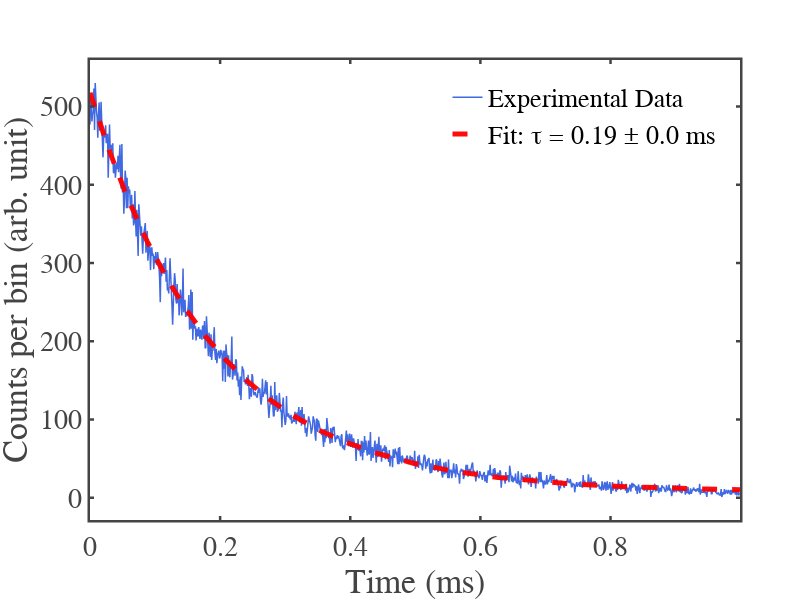

The cell this chart's notebook holds for it:
### Code cell
import numpy as np
import pandas as pd
import plotly.graph_objects as go
from scipy.optimize import curve_fit

# --- File path ---
file_path = r"C:\Users\Atanu\OneDrive\Desktop\research_work\paper\NaBiF4_PL_analysis\datas\6th Oct NaBiF4\1064nm_3.86mW_same_polarization\partial side on\lifetime measurements with 975nm\975nm_20mW.txt"

# --- Define exponential decay function with offset ---
def exp_decay(t, A, tau, C):
    return A * np.exp(-t / tau) + C

# --- Read data ---
data = pd.read_csv(file_path, sep=None, engine='python')

# --- Sanity: show original time range (assumed in ps) ---
orig_min = data["Time (ps)"].min()
orig_max = data["Time (ps)"].max()
print(f"Original Time (ps): min = {orig_min}, max = {orig_max}")

# --- Convert time from ps to ms ---
data["Time (ms)"] = data["Time (ps)"] * 1e-9

conv_min = data["Time (ms)"].min()
conv_max = data["Time (ms)"].max()
print(f"Converted Time (ms): min = {conv_min} ms, max = {conv_max} ms")

x = data["Time (ms)"].values
y = data["Counts per bin"].values

# --- Initial guesses for fitting (A, tau, C) ---
A_guess = y.max() - y.min()
tau_guess = (x[-1] - x[0]) / 5.0
C_guess = y.min()

# --- Curve fitting ---
try:
    popt, pcov = curve_fit(exp_decay, x, y, p0=[A_guess, tau_guess, C_guess], maxfev=20000)
    A_fit, tau_fit_ms, C_fit = popt  # τ in ms
    tau_std_ms = np.sqrt(np.abs(pcov[1, 1])) if pcov is not None else np.nan
except Exception as e:
    print("⚠️ Fit did not converge or raised an error:", e)
    A_fit, tau_fit_ms, C_fit = np.nan, np.nan, np.nan
    tau_std_ms = np.nan

# --- Print results ---
print(f"\nFit Results:")
print(f"A = {A_fit:.3g}")
print(f"τ = {tau_fit_ms:.4g} ± {tau_std_ms:.2g} ms")
print(f"C = {C_fit:.3g}")

# --- Generate fitted curve ---
x_fit = np.linspace(x.min(), x.max(), 1000)
y_fit = exp_decay(x_fit, A_fit, tau_fit_ms, C_fit)

# --- Custom Plotly Template ---
fig_template = go.layout.Template()
fig_template.layout = {
    'template': 'simple_white+presentation',
    'autosize': False,
    'width': 800,
    'height': 600,
    'xaxis': {
        'ticks': 'inside',
        'mirror': 'ticks',
        'linewidth': 2.5,
        'tickwidth': 2.5,
        'ticklen': 4,
        'showline': True,
        'showgrid': False,
        'zerolinecolor': 'white',
        # 'titlefont': dict(size=34),
        # 'tickfont': dict(size=30),
    },
    'yaxis': {
        'ticks': 'inside',
        'mirror': 'ticks',
        'linewidth': 2.5,
        'tickwidth': 2.5,
        'ticklen': 4,
        'showline': True,
        'showgrid': False,
        'zerolinecolor': 'white',
        # 'titlefont': dict(size=34),
        # 'tickfont': dict(size=30),
    },
    'font': {'family': 'mathjax', 'size': 30}
}

# --- Create figure ---
fig = go.Figure()

# --- Experimental Data ---
fig.add_trace(go.Scatter(
    x=x,
    y=y,
    mode='lines',
    name='Experimental Data',
    line=dict(width=1.5, color='royalblue'),
    marker=dict(size=6, color='royalblue', symbol='circle', opacity=0.6, line=dict(width=1.5, color='darkblue')),
    showlegend=True
))

# --- Fitted Curve ---
fig.add_trace(go.Scatter(
    x=x_fit,
    y=y_fit,
    mode='lines',
    name=f'Fit: τ = {tau_fit_ms:.2g} ± {np.round(tau_std_ms,2)} ms',
    line=dict(color='red', width=5, dash='dash'),
    opacity=0.95
))

# --- Layout styling ---
fig.update_layout(
    template=fig_template,
    xaxis_title="Time (ms)",
    yaxis_title="Counts per bin (arb. unit)",
    width=800,
    height=600,
    margin=dict(l=90, r=60, t=60, b=80),
    plot_bgcolor='white',
    xaxis=dict(range=[x.min(), x.max()]),
    legend=dict(
        font=dict(size=26, family='Times New Roman', color='black'),
        x=0.97, y=0.97,
        xanchor='right', yanchor='top',
    ),
    font=dict(family='Times New Roman', size=28)
)

fig.show()

### Figure 1 — Plotly figure (JSON) as saved in the notebook; plotly's stock layout.template omitted (floating-point values rounded to 4 significant figures; data arrays with more than 128 entries replaced by an {"elided": "..."} marker saying what was removed)
{"data": [{"line": {"color": "royalblue", "width": 1.5}, "marker": {"color": "royalblue", "line": {"color": "darkblue", "width": 1.5}, "opacity": 0.6, "size": 6, "symbol": "circle"}, "mode": "lines", "name": "Experimental Data", "showlegend": true, "type": "scatter", "x": {"elided": "1000 float values"}, "y": {"elided": "1000 int values"}}, {"line": {"color": "red", "dash": "dash", "width": 5}, "mode": "lines", "name": "Fit: τ = 0.19 ± 0.0 ms", "opacity": 0.95, "type": "scatter", "x": {"elided": "1000 float values"}, "y": {"elided": "1000 float values"}}], "layout": {"font": {"family": "Times New Roman", "size": 28}, "height": 600, "legend": {"font": {"color": "black", "family": "Times New Roman", "size": 26}, "x": 0.97, "xanchor": "right", "y": 0.97, "yanchor": "top"}, "margin": {"b": 80, "l": 90, "r": 60, "t": 60}, "plot_bgcolor": "white", "width": 800, "xaxis": {"range": [0, 0.999], "title": {"text": "Time (ms)"}, "type": "linear"}, "yaxis": {"autorange": true, "range": [-28.39, 559.4], "title": {"text": "Counts per bin (arb. unit)"}, "type": "linear"}}}
